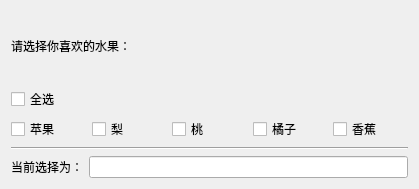
<?xml version="1.0" encoding="UTF-8"?>
<ui version="4.0">
 <class>Widget</class>
 <widget class="QWidget" name="Widget">
  <property name="geometry">
   <rect>
    <x>0</x>
    <y>0</y>
    <width>419</width>
    <height>189</height>
   </rect>
  </property>
  <property name="windowTitle">
   <string>Widget</string>
  </property>
  <layout class="QVBoxLayout" name="verticalLayout">
   <item>
    <widget class="QLabel" name="label">
     <property name="text">
      <string>请选择你喜欢的水果：</string>
     </property>
    </widget>
   </item>
   <item>
    <widget class="QCheckBox" name="cbAll">
     <property name="text">
      <string>全选</string>
     </property>
    </widget>
   </item>
   <item>
    <layout class="QHBoxLayout" name="horizontalLayout">
     <item>
      <widget class="QCheckBox" name="cbApple">
       <property name="text">
        <string>苹果</string>
       </property>
      </widget>
     </item>
     <item>
      <widget class="QCheckBox" name="cbPear">
       <property name="text">
        <string>梨</string>
       </property>
      </widget>
     </item>
     <item>
      <widget class="QCheckBox" name="cbPeach">
       <property name="text">
        <string>桃</string>
       </property>
      </widget>
     </item>
     <item>
      <widget class="QCheckBox" name="cbOrange">
       <property name="text">
        <string>橘子</string>
       </property>
      </widget>
     </item>
     <item>
      <widget class="QCheckBox" name="cbBanana">
       <property name="text">
        <string>香蕉</string>
       </property>
      </widget>
     </item>
    </layout>
   </item>
   <item>
    <widget class="Line" name="line">
     <property name="orientation">
      <enum>Qt::Horizontal</enum>
     </property>
    </widget>
   </item>
   <item>
    <layout class="QHBoxLayout" name="horizontalLayout_2">
     <item>
      <widget class="QLabel" name="label_2">
       <property name="text">
        <string>当前选择为：</string>
       </property>
      </widget>
     </item>
     <item>
      <widget class="QLineEdit" name="lineEdit"/>
     </item>
    </layout>
   </item>
  </layout>
 </widget>
 <resources/>
 <connections/>
</ui>
